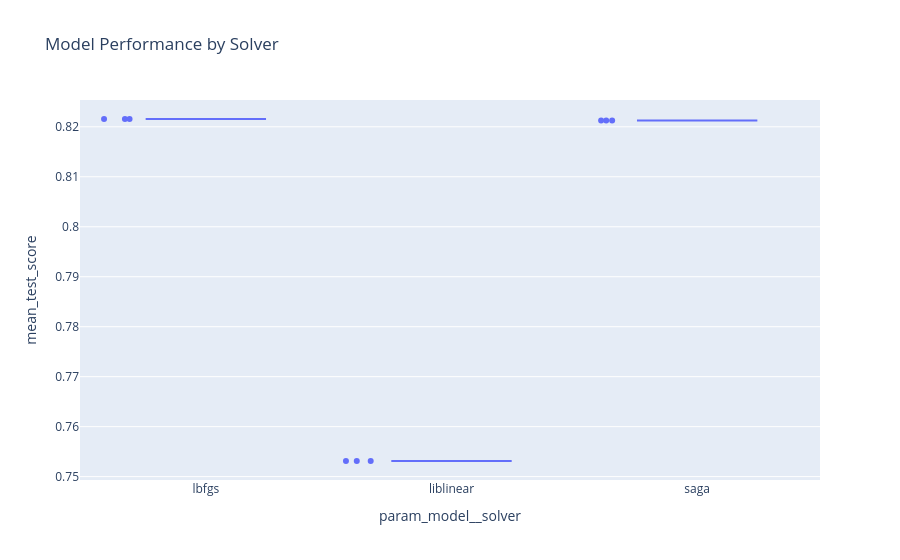

The cell this chart's notebook holds for it:
### Code cell
fig = px.box(
    results,
    x="param_model__solver",
    y="mean_test_score",
    points="all",
    title="Model Performance by Solver"
)
fig.show()

### Figure 1 — Plotly figure (JSON) as saved in the notebook; plotly's stock layout.template omitted (floating-point values rounded to 4 significant figures)
{"data": [{"alignmentgroup": "True", "boxpoints": "all", "hovertemplate": "param_model__solver=%{x}<br>mean_test_score=%{y}<extra></extra>", "legendgroup": "", "marker": {"color": "#636efa"}, "name": "", "notched": false, "offsetgroup": "", "orientation": "v", "showlegend": false, "type": "box", "x": ["lbfgs", "liblinear", "saga", "lbfgs", "liblinear", "saga", "lbfgs", "liblinear", "saga"], "x0": " ", "xaxis": "x", "y": [0.8216, 0.7531, 0.8213, 0.8216, 0.7531, 0.8213, 0.8216, 0.7531, 0.8213], "y0": " ", "yaxis": "y"}], "layout": {"autosize": true, "boxmode": "group", "legend": {"tracegroupgap": 0}, "title": {"text": "Model Performance by Solver"}, "xaxis": {"anchor": "y", "autorange": true, "domain": [0, 1], "range": [-0.5168, 2.5], "title": {"text": "param_model__solver"}, "type": "category"}, "yaxis": {"anchor": "x", "autorange": true, "domain": [0, 1], "range": [0.7493, 0.8254], "title": {"text": "mean_test_score"}, "type": "linear"}}}
